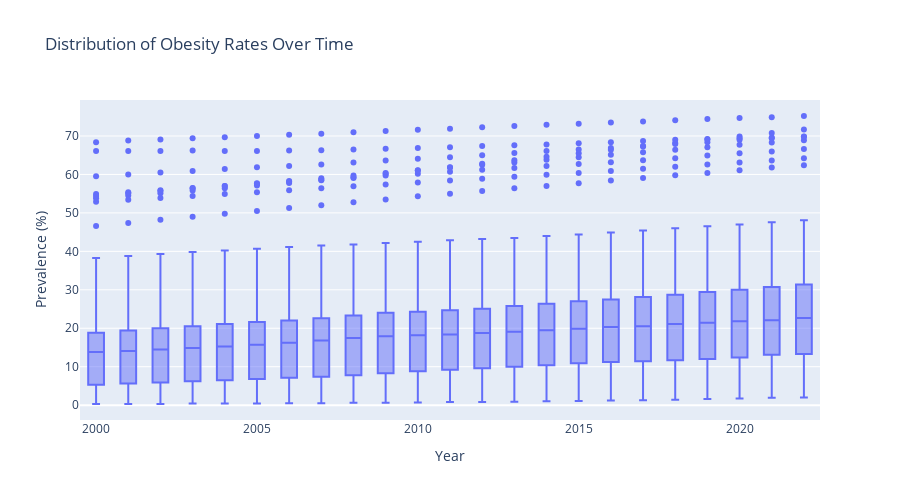

The code cell stored with this chart in its notebook:
### Markdown cell above
## 6. Distribution Analysis

### Code cell
# Distribution of Obesity Rates Over Time (Box Plot)
fig = px.box(df, x='Year', y='Value', title='Distribution of Obesity Rates Over Time',
             labels={'Value': 'Prevalence (%)'})
fig.update_layout(height=500)
fig.show()

### Figure 1 — Plotly figure (JSON) as saved in the notebook; plotly's stock layout.template omitted (floating-point values rounded to 4 significant figures; data arrays with more than 128 entries replaced by an {"elided": "..."} marker saying what was removed)
{"data": [{"alignmentgroup": "True", "hovertemplate": "Year=%{x}<br>Prevalence (%)=%{y}<extra></extra>", "legendgroup": "", "marker": {"color": "#636efa"}, "name": "", "notched": false, "offsetgroup": "", "orientation": "v", "showlegend": false, "type": "box", "x": {"elided": "4554 int values"}, "x0": " ", "xaxis": "x", "y": {"elided": "4554 float values"}, "y0": " ", "yaxis": "y"}], "layout": {"boxmode": "group", "height": 500, "legend": {"tracegroupgap": 0}, "title": {"text": "Distribution of Obesity Rates Over Time"}, "xaxis": {"anchor": "y", "domain": [0, 1], "title": {"text": "Year"}}, "yaxis": {"anchor": "x", "domain": [0, 1], "title": {"text": "Prevalence (%)"}}}}
